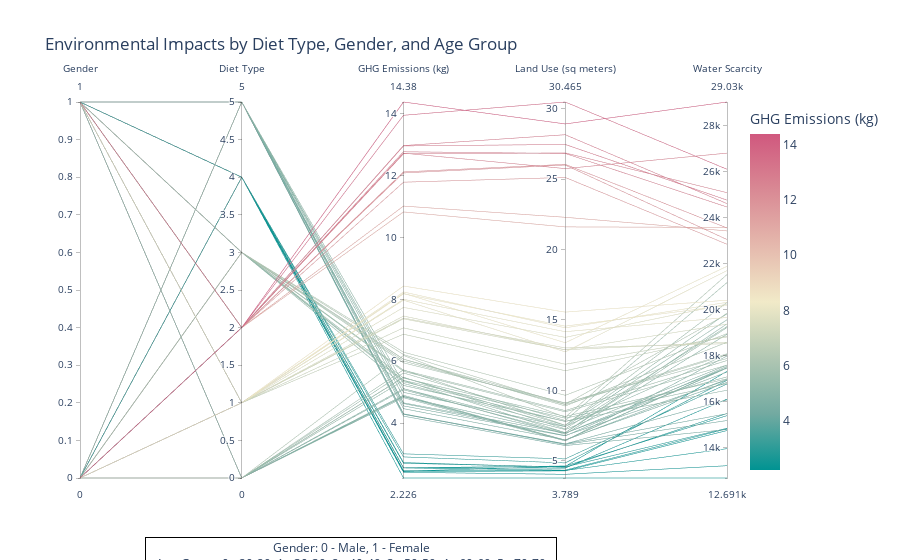

Notebook cell for this chart:
### Code cell
import pandas as pd
import plotly.express as px

# 假设你已经有了合并和清洗过的数据框架 `merged_data`

# 确保年龄组为有序类别型数据
merged_data['age_group'] = pd.Categorical(merged_data['age_group'], categories=[
    '20-29', '30-39', '40-49', '50-59', '60-69', '70-79'], ordered=True)

# 重新组织数据聚合，包括所有需要的列
aggregation_columns = ['mean_ghgs', 'mean_land', 'mean_watscar']  # 列出需要计算平均值的列
grouped_data = merged_data.groupby(['diet_group', 'age_group', 'sex'], observed=True)[aggregation_columns].mean().reset_index()

# 平行坐标图：展示性别、年龄组、饮食类型与环境指标之间的关系
data_for_parallel = grouped_data[['sex', 'age_group', 'diet_group', 'mean_ghgs', 'mean_land', 'mean_watscar']].dropna()

# 为分类数据创建映射
sex_mapping = {'female': 1, 'male': 0}
diet_mapping = {diet: idx for idx, diet in enumerate(data_for_parallel['diet_group'].unique())}
age_mapping = {age: idx for idx, age in enumerate(sorted(data_for_parallel['age_group'].unique()))}

# 应用映射
data_for_parallel['sex'] = data_for_parallel['sex'].map(sex_mapping)
data_for_parallel['diet_group'] = data_for_parallel['diet_group'].map(diet_mapping)
data_for_parallel['age_group'] = data_for_parallel['age_group'].map(age_mapping)

# 现在使用数值化的数据重建平行坐标图
parallel_fig = px.parallel_coordinates(data_for_parallel, 
                                       dimensions=['sex', 'age_group', 'diet_group', 'mean_ghgs', 'mean_land', 'mean_watscar'],
                                       color="mean_ghgs",
                                       labels={
                                           "sex": "Gender",
                                           "age_group": "Age Group",
                                           "diet_group": "Diet Type",
                                           "mean_ghgs": "GHG Emissions (kg)",
                                           "mean_land": "Land Use (sq meters)",
                                           "mean_watscar": "Water Scarcity"
                                       },
                                       color_continuous_scale=px.colors.diverging.Tealrose,
                                       title="Environmental Impacts by Diet Type, Gender, and Age Group")


annotations = [
    dict(
        xref='paper', yref='paper',
        x=0.1, y=-0.15,  # 调整这些值以更好地定位注释
        xanchor='left', yanchor='top',
        text='Gender: 0 - Male, 1 - Female<br>' +
             'Age Group: 0 - 20-29, 1 - 30-39, 2 - 40-49, 3 - 50-59, 4 - 60-69, 5 - 70-79<br>' +
             'Diet Type: 0 - Fish, 1 - Meat50, 2 - Meat, 3 - Meat100, 4 - Vegan, 5 - Veggie',
        showarrow=False,
        bordercolor='black',
        borderwidth=1
    )
]

# 为图表添加注释
parallel_fig.update_layout(annotations=annotations)
 
# 显示图表
parallel_fig.show()

### Figure 1 — Plotly figure (JSON) as saved in the notebook; plotly's stock layout.template omitted (floating-point values rounded to 4 significant figures)
{"data": [{"dimensions": [{"label": "Gender", "values": [1, 0, 1, 0, 1, 0, 1, 0, 1, 0, 1, 0, 1, 0, 1, 0, 1, 0, 1, 0, 1, 0, 1, 0, 1, 0, 1, 0, 1, 0, 1, 0, 1, 0, 1, 0, 1, 0, 1, 0, 1, 0, 1, 0, 1, 0, 1, 0, 1, 0, 1, 0, 1, 0, 1, 0, 1, 0, 1, 0, 1, 0, 1, 0, 1, 0, 1, 0, 1, 0, 1, 0]}, {"label": "Diet Type", "values": [0, 0, 0, 0, 0, 0, 0, 0, 0, 0, 0, 0, 1, 1, 1, 1, 1, 1, 1, 1, 1, 1, 1, 1, 2, 2, 2, 2, 2, 2, 2, 2, 2, 2, 2, 2, 3, 3, 3, 3, 3, 3, 3, 3, 3, 3, 3, 3, 4, 4, 4, 4, 4, 4, 4, 4, 4, 4, 4, 4, 5, 5, 5, 5, 5, 5, 5, 5, 5, 5, 5, 5]}, {"label": "GHG Emissions (kg)", "values": [4.87, 6.187, 4.9, 5.723, 4.859, 5.483, 4.823, 5.377, 5.117, 5.478, 5.078, 5.621, 6.875, 7.975, 7.08, 8.196, 7.371, 8.239, 7.396, 8.002, 7.461, 8.18, 7.741, 8.431, 10.83, 14.38, 11.02, 12.73, 11.79, 12.77, 12.09, 12.96, 12.12, 12.71, 12.97, 13.95, 5.22, 6.067, 5.339, 6.217, 5.383, 6.066, 5.456, 6.009, 5.674, 5.949, 5.709, 6.293, 2.226, 3.007, 2.411, 2.724, 2.553, 2.702, 2.433, 2.459, 2.555, 2.449, 2.908, 2.555, 4.226, 5.283, 4.289, 5.113, 4.301, 4.851, 4.284, 4.633, 4.468, 4.657, 4.557, 4.996]}, {"label": "Land Use (sq meters)", "values": [6.47, 8.097, 6.478, 7.53, 6.467, 7.274, 6.422, 7.003, 6.894, 7.523, 7.012, 7.864, 11.4, 12.74, 11.86, 13.39, 12.89, 14.44, 13.02, 14.17, 12.88, 14.56, 13.77, 15.56, 21.6, 28.91, 22.29, 25.74, 25.11, 26.81, 25.99, 27.45, 26.04, 26.85, 28.14, 30.47, 7.807, 9.095, 7.799, 9.011, 8.032, 8.901, 8.156, 8.996, 8.484, 9.117, 8.571, 9.654, 3.789, 5.144, 4.05, 4.548, 4.348, 4.573, 4.294, 4.322, 4.639, 4.61, 4.858, 4.492, 6.091, 7.448, 6.168, 7.225, 6.212, 6.972, 6.208, 6.803, 6.49, 6.964, 6.777, 7.425]}, {"label": "Water Scarcity", "values": [16980.0, 21530.0, 17490.0, 20320.0, 17470.0, 19270.0, 17990.0, 19230.0, 18940.0, 19850.0, 19390.0, 21180.0, 18860.0, 21700.0, 18820.0, 21890.0, 18590.0, 20330.0, 18530.0, 19670.0, 19380.0, 20190.0, 20250.0, 20420.0, 23580.0, 29030.0, 23430.0, 26810.0, 22850.0, 24470.0, 23050.0, 24770.0, 23560.0, 25090.0, 24620.0, 26110.0, 16510.0, 18090.0, 17090.0, 19810.0, 16790.0, 18590.0, 17000.0, 18050.0, 17600.0, 17880.0, 17800.0, 18960.0, 12690.0, 16780.0, 13220.0, 15500.0, 14830.0, 14850.0, 14750.0, 13970.0, 15400.0, 17330.0, 16940.0, 16120.0, 14800.0, 18060.0, 15190.0, 17590.0, 15490.0, 17300.0, 16090.0, 16940.0, 16850.0, 17490.0, 17540.0, 19570.0]}], "domain": {"x": [0, 1], "y": [0, 1]}, "line": {"color": [4.87, 6.187, 4.9, 5.723, 4.859, 5.483, 4.823, 5.377, 5.117, 5.478, 5.078, 5.621, 6.875, 7.975, 7.08, 8.196, 7.371, 8.239, 7.396, 8.002, 7.461, 8.18, 7.741, 8.431, 10.83, 14.38, 11.02, 12.73, 11.79, 12.77, 12.09, 12.96, 12.12, 12.71, 12.97, 13.95, 5.22, 6.067, 5.339, 6.217, 5.383, 6.066, 5.456, 6.009, 5.674, 5.949, 5.709, 6.293, 2.226, 3.007, 2.411, 2.724, 2.553, 2.702, 2.433, 2.459, 2.555, 2.449, 2.908, 2.555, 4.226, 5.283, 4.289, 5.113, 4.301, 4.851, 4.284, 4.633, 4.468, 4.657, 4.557, 4.996], "coloraxis": "coloraxis"}, "name": "", "type": "parcoords"}], "layout": {"annotations": [{"bordercolor": "black", "borderwidth": 1, "showarrow": false, "text": "Gender: 0 - Male, 1 - Female<br>Age Group: 0 - 20-29, 1 - 30-39, 2 - 40-49, 3 - 50-59, 4 - 60-69, 5 - 70-79<br>Diet Type: 0 - Fish, 1 - Meat50, 2 - Meat, 3 - Meat100, 4 - Vegan, 5 - Veggie", "x": 0.1, "xanchor": "left", "xref": "paper", "y": -0.15, "yanchor": "top", "yref": "paper"}], "autosize": true, "coloraxis": {"colorbar": {"title": {"text": "GHG Emissions (kg)"}}, "colorscale": [[0, "rgb(0, 147, 146)"], [0.1667, "rgb(114, 170, 161)"], [0.3333, "rgb(177, 199, 179)"], [0.5, "rgb(241, 234, 200)"], [0.6667, "rgb(229, 185, 173)"], [0.8333, "rgb(217, 137, 148)"], [1, "rgb(208, 88, 126)"]]}, "legend": {"tracegroupgap": 0}, "title": {"text": "Environmental Impacts by Diet Type, Gender, and Age Group"}}}
